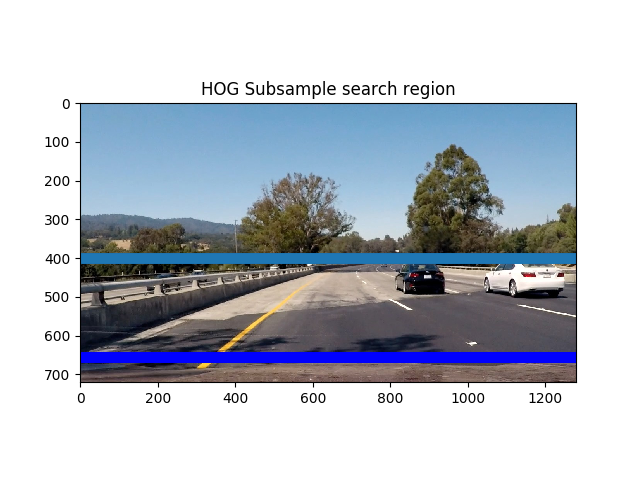
#> input picture HOG_subsample_search_region.png, 640 x 480 px; its folder holds only this picture in this run
$ python -i find_cars.py   (imports and definitions only)   (older library calls are emulated)
#> lines starting #> are read from the running program, lines starting #| are printed output that depends on the picture
import matplotlib.image as mpimg
import matplotlib.pyplot as plt
import numpy as np
import pickle
import cv2
import glob
import settings
import collections
from scipy.ndimage.measurements import label
from helpers import convert_color, \
    get_hog_features, \
    bin_spatial, \
    color_hist, \
    draw_centroids


# Load data from pickle file
# [1 line not run here, left out]
# [1 line that did not run here, left out]
# [1 line that did not run here, left out]
# [1 line that did not run here, left out]
# [1 line that did not run here, left out]
# [1 line that did not run here, left out]
# [1 line that did not run here, left out]
# [1 line that did not run here, left out]

# [14 lines left out: function draw_labeled_boxes, not called in this run]


class Car_Finder():
    def __init__(self):
        self.threshold = 30
        self.smooth_factor = 8
        self.heatmaps = collections.deque(maxlen = 10)
        self.count = 0
        self.found = None
        self.heat = np.zeros((settings.IMG_HEIGHT, settings.IMG_WIDTH), dtype = np.float32) # maybe chance dtype


    def process_image(self, img):
        self.count += 1
        centroid_rectangles, heat = self.get_centroid_rectangles(img)

        draw_img_centroids = draw_centroids(img, centroid_rectangles)
        # labels = label(heat)
        # draw_img = draw_labeled_boxes(np.copy(img), labels)
        return draw_img_centroids

    def get_centroid_rectangles(self, img):
        centroid_rectangles = []
        detection_general = []
        # Use multiple windows
        ystart = 400
        ystop = 656
        scale = 1.5
        centroid_rectangles = []
        detection_general.append(self.find_cars(img, ystart, ystop, scale, svc, X_scaler, orient, pix_per_cell,
                                    cell_per_block,
                                    spatial_size,
                                    hist_bins))


        ystart = 432
        ystop = 560
        scale = 2
        detection_general.append(self.find_cars(img, ystart, ystop, scale, svc, X_scaler, orient, pix_per_cell,
                                                cell_per_block,
                                                spatial_size,
                                                hist_bins))

        ystart = 400
        ystop = 560
        scale = 3
        detection_general.append(self.find_cars(img, ystart, ystop, scale, svc, X_scaler, orient, pix_per_cell,
                                                cell_per_block,
                                                spatial_size,
                                                hist_bins))
        detections = [detection for detections in detection_general for detection in detections]

        # Now we have a list of detections, let's locate the detection in there that has the max length


        self.update_heatmap(detections)
        self.cool_heatmap(detections)
        self.heatmaps.append(self.heat)

        binary = self.apply_threshold(self.heat.astype(np.uint8), self.threshold)

        _, contours, hier = cv2.findContours(binary, cv2.RETR_TREE, cv2.CHAIN_APPROX_SIMPLE)
        for contour in contours:
            rect = cv2.boundingRect(contour)
            if rect[2] < 50 or rect[3] < 50: continue
            x, y, w, h = rect
            centroid_rectangles.append([x, y, x+w, y+h])
        # Now heatmap is binary so we apply contours
        return centroid_rectangles, self.heat


    def update_heatmap(self, detections):
        for (x1, y1, x2, y2) in detections:
            self.heat[y1:y2, x1:x2] += 1

    # [113 lines left out: functions cool_heatmap, apply_threshold, find_cars, not called in this run]

>>> import cv2
>>> picture = cv2.imread('HOG_subsample_search_region.png', cv2.IMREAD_GRAYSCALE)
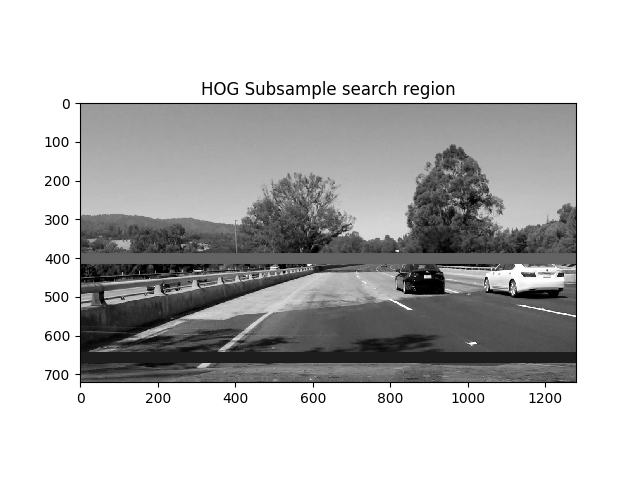
#> picture: shape (480, 640); min 0, max 255, mean 191.3
#> (the run stopped early here; a loop or call above may not have finished)

$ run again, on heatmap.png
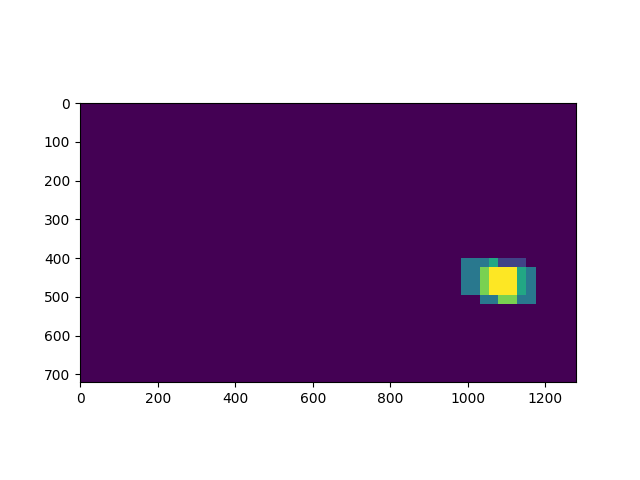
#> input picture heatmap.png, 640 x 480 px
#> `picture = cv2.imread('HOG_subsample_search_region.png', cv2.IMREAD_GRA..`:
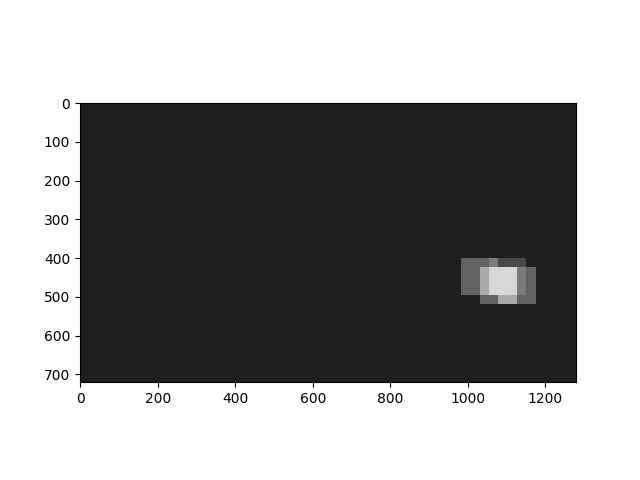
#> picture: shape (480, 640); min 0, max 255, mean 152.9
